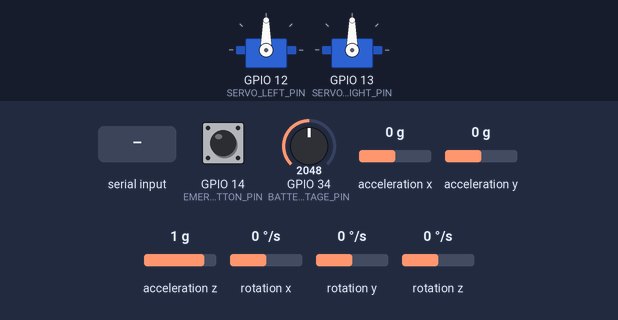
Recording of a sketch running on a simulated ESP32. On the bench: 2 × servo. The inputs (shaded band) are chosen by the test bench; at power-on: acceleration x 0 g, acceleration z 1 g, acceleration y 0 g, GPIO 14 (EMERGENCY_BUTTON_PIN) HIGH, GPIO 34 (BATTERY_VOLTAGE_PIN) = 2048, rotation x 0 °/s, rotation y 0 °/s, rotation z 0 °/s. EEPROM starts erased; nothing arrives over Bluetooth unless stated; what the sketch prints to the serial monitor is not drawn.

Above: at 1.2 s.
1.3 s: acceleration x set to -1.4 g
At 2.5 s:
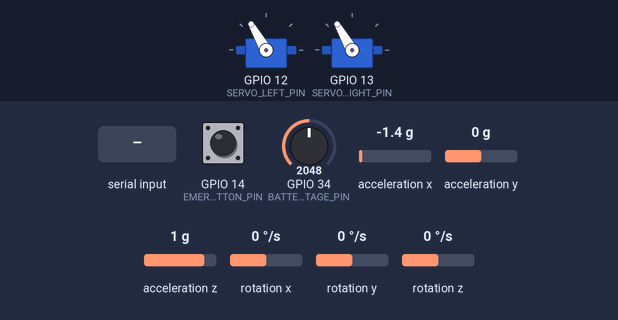
2.8 s: "SET_KP:\n" received over the second serial link
At 5.41 s:
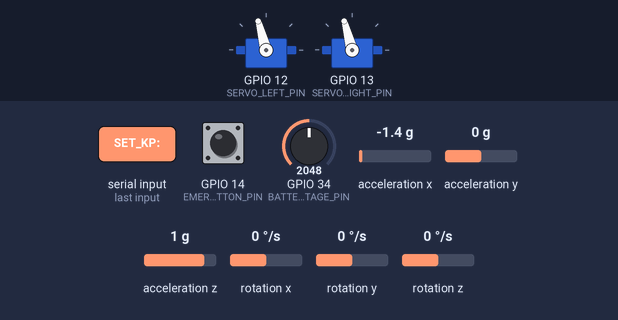
5.8 s: acceleration x set to 0 g
At 5.97 s:
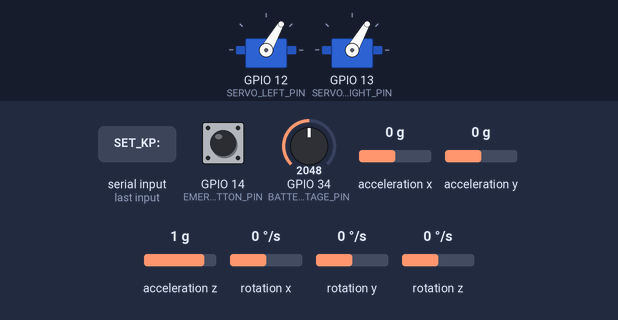
8.8 s: acceleration z set to 0.1 g
10.3 s: acceleration z set to -0.2 g
At 13.1 s:
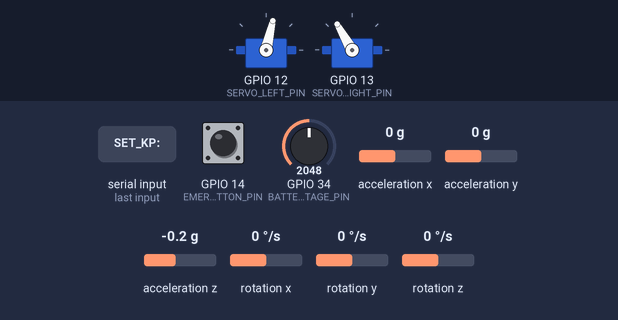
13.3 s: acceleration y set to -1.4 g
Timing chart, 0 to 21.6 s (numbered marks = the images above; inputs shaded):
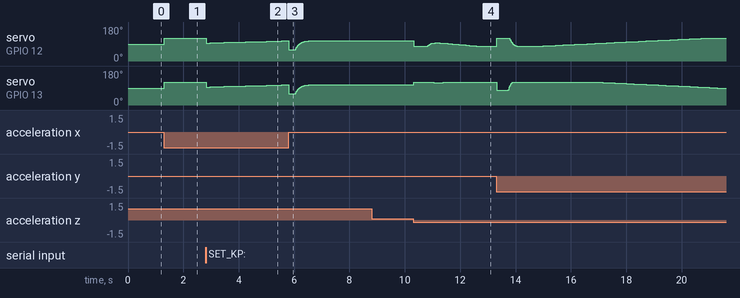

Measured:
- the behaviour switches between 0 and -0.1 g on acceleration z (found by bisection; images 3 and 4)
- after the input at 1.3 s, servo on GPIO 12 (SERVO_LEFT_PIN), servo on GPIO 13 (SERVO_RIGHT_PIN): 90° → 120° at once
- after the input at 2.8 s, servo on GPIO 12 (SERVO_LEFT_PIN), servo on GPIO 13 (SERVO_RIGHT_PIN): 120° → 95° at once, → 96° 0.14 s later, → 97° 0.25 s later, → 98° 0.25 s later, … (12 changes in this stretch)
- after the input at 8.8 s, every drawn part: stays the same
- after the input at 10.3 s, servo on GPIO 13 (SERVO_RIGHT_PIN): 107° → 120° at once, → 118° 0.73 s later, → 119° 0.22 s later, → 120° 0.11 s later

The sketch:

kayak_stabilizer.ino
```cpp
#include <Wire.h>
#include <MPU6050.h>
#include <ESP32Servo.h>
#include <BluetoothSerial.h>
#include <Preferences.h>

// Pin definitions
#define SERVO_LEFT_PIN 12
#define SERVO_RIGHT_PIN 13
#define EMERGENCY_BUTTON_PIN 14
#define BATTERY_VOLTAGE_PIN 34

// System constants
#define IMU_UPDATE_RATE 100  // Hz
#define PID_UPDATE_RATE 50   // Hz
#define MAX_SERVO_ANGLE 30   // degrees
#define BATTERY_LOW_VOLTAGE 3.3  // V

// PID parameters (adjustable via app)
float Kp = 2.0;
float Ki = 0.1;
float Kd = 0.5;

// Global variables
MPU6050 mpu;
Servo servoLeft, servoRight;
BluetoothSerial SerialBT;
Preferences preferences;

float roll, pitch, yaw;
float rollError, pitchError;
float rollIntegral = 0, pitchIntegral = 0;
float rollPrevError = 0, pitchPrevError = 0;
unsigned long lastImuUpdate = 0;
unsigned long lastPidUpdate = 0;
bool emergencyStop = false;
float batteryVoltage = 0;

void setup() {
  Serial.begin(115200);
  Wire.begin();

  // Initialize IMU
  mpu.initialize();
  if (!mpu.testConnection()) {
    Serial.println("MPU6050 connection failed!");
    while (1);
  }

  // Initialize servos
  servoLeft.attach(SERVO_LEFT_PIN);
  servoRight.attach(SERVO_RIGHT_PIN);
  servoLeft.write(90);  // Center position
  servoRight.write(90);

  // Initialize Bluetooth
  SerialBT.begin("KayakStabilizer");
  Serial.println("Bluetooth started");

  // Initialize preferences for storing settings
  preferences.begin("stabilizer", false);

  // Load PID parameters from preferences
  Kp = preferences.getFloat("Kp", 2.0);
  Ki = preferences.getFloat("Ki", 0.1);
  Kd = preferences.getFloat("Kd", 0.5);

  // Setup emergency button
  pinMode(EMERGENCY_BUTTON_PIN, INPUT_PULLUP);

  Serial.println("Kayak Stabilization System Initialized");
}

void loop() {
  unsigned long currentTime = millis();

  // Check emergency stop
  if (digitalRead(EMERGENCY_BUTTON_PIN) == LOW) {
    emergencyStop = true;
    servoLeft.write(90);
    servoRight.write(90);
    SerialBT.println("EMERGENCY STOP ACTIVATED");
  }

  // Update IMU data
  if (currentTime - lastImuUpdate >= 1000 / IMU_UPDATE_RATE) {
    updateIMU();
    lastImuUpdate = currentTime;
  }

  // Update PID control
  if (currentTime - lastPidUpdate >= 1000 / PID_UPDATE_RATE) {
    updatePID();
    lastPidUpdate = currentTime;
  }

  // Check battery voltage
  checkBattery();

  // Handle Bluetooth commands
  handleBluetooth();

  delay(10);  // Small delay to prevent overwhelming the processor
}

void updateIMU() {
  int16_t ax, ay, az, gx, gy, gz;
  mpu.getMotion6(&ax, &ay, &az, &gx, &gy, &gz);

  // Convert to angles (simplified calculation)
  roll = atan2(ay, az) * 180 / PI;
  pitch = atan2(-ax, sqrt(ay * ay + az * az)) * 180 / PI;

  // Apply low-pass filter
  static float rollFiltered = 0, pitchFiltered = 0;
  float alpha = 0.1;
  rollFiltered = alpha * roll + (1 - alpha) * rollFiltered;
  pitchFiltered = alpha * pitch + (1 - alpha) * pitchFiltered;

  roll = rollFiltered;
  pitch = pitchFiltered;
}

void updatePID() {
  if (emergencyStop) return;

  // Calculate errors
  rollError = 0 - roll;  // Target is 0 degrees (level)
  pitchError = 0 - pitch;

  // Integral terms
  rollIntegral += rollError * (1.0 / PID_UPDATE_RATE);
  pitchIntegral += pitchError * (1.0 / PID_UPDATE_RATE);

  // Derivative terms
  float rollDerivative = (rollError - rollPrevError) * PID_UPDATE_RATE;
  float pitchDerivative = (pitchError - pitchPrevError) * PID_UPDATE_RATE;

  // PID outputs
  float rollOutput = Kp * rollError + Ki * rollIntegral + Kd * rollDerivative;
  float pitchOutput = Kp * pitchError + Ki * pitchIntegral + Kd * pitchDerivative;

  // Update previous errors
  rollPrevError = rollError;
  pitchPrevError = pitchError;

  // Constrain outputs
  rollOutput = constrain(rollOutput, -MAX_SERVO_ANGLE, MAX_SERVO_ANGLE);
  pitchOutput = constrain(pitchOutput, -MAX_SERVO_ANGLE, MAX_SERVO_ANGLE);

  // Apply to servos (differential steering for stabilization)
  int leftServoAngle = 90 + rollOutput - pitchOutput;
  int rightServoAngle = 90 - rollOutput - pitchOutput;

  leftServoAngle = constrain(leftServoAngle, 90 - MAX_SERVO_ANGLE, 90 + MAX_SERVO_ANGLE);
  rightServoAngle = constrain(rightServoAngle, 90 - MAX_SERVO_ANGLE, 90 + MAX_SERVO_ANGLE);

  servoLeft.write(leftServoAngle);
  servoRight.write(rightServoAngle);

  // Send status to app
  SerialBT.printf("ROLL:%.2f,PITCH:%.2f,L_SERVO:%d,R_SERVO:%d\n", roll, pitch, leftServoAngle, rightServoAngle);
}

void checkBattery() {
  // Read battery voltage (assuming voltage divider)
  int adcValue = analogRead(BATTERY_VOLTAGE_PIN);
  batteryVoltage = (adcValue / 4095.0) * 3.3 * 2;  // Adjust multiplier based on divider ratio

  if (batteryVoltage < BATTERY_LOW_VOLTAGE) {
    SerialBT.println("LOW BATTERY WARNING");
    emergencyStop = true;
  }
}

void handleBluetooth() {
  if (SerialBT.available()) {
    String command = SerialBT.readStringUntil('\n');
    command.trim();

    if (command.startsWith("SET_KP:")) {
      Kp = command.substring(7).toFloat();
      preferences.putFloat("Kp", Kp);
      SerialBT.printf("Kp set to: %.2f\n", Kp);
    } else if (command.startsWith("SET_KI:")) {
      Ki = command.substring(7).toFloat();
      preferences.putFloat("Ki", Ki);
      SerialBT.printf("Ki set to: %.2f\n", Ki);
    } else if (command.startsWith("SET_KD:")) {
      Kd = command.substring(7).toFloat();
      preferences.putFloat("Kd", Kd);
      SerialBT.printf("Kd set to: %.2f\n", Kd);
    } else if (command == "RESET_EMERGENCY") {
      emergencyStop = false;
      SerialBT.println("Emergency stop reset");
    } else if (command == "GET_STATUS") {
      SerialBT.printf("STATUS:ROLL=%.2f,PITCH=%.2f,BATTERY=%.2fV,EMERGENCY=%d\n",
                      roll, pitch, batteryVoltage, emergencyStop);
    }
  }
}
```
